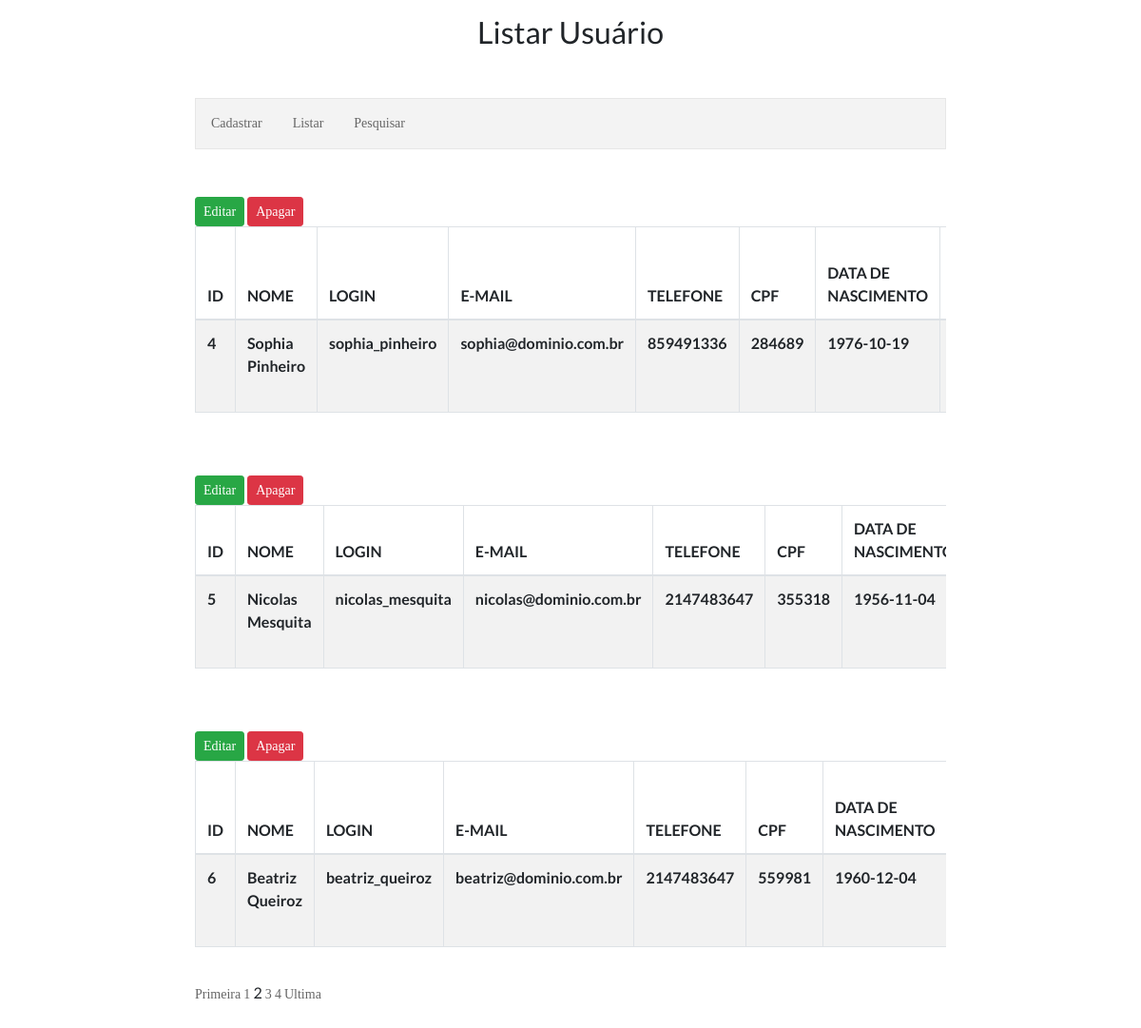
Page /1/index.php?pagina=2 on the committed database.
### tables this page shows
CREATE TABLE `usuarios` (
  `id` int(4) NOT NULL,
  `nome` varchar(150) NOT NULL,
  `login_user` varchar(150) NOT NULL,
  `senha` varchar(150) NOT NULL,
  `email` varchar(150) NOT NULL,
  `telefone` int(15) NOT NULL,
  `cpf` int(15) NOT NULL,
  `dt_nascimento` date NOT NULL,
  `nome_mae` varchar(150) NOT NULL,
  `user_status` varchar(15) NOT NULL,
  `dt_inclusao` timestamp NOT NULL DEFAULT current_timestamp() ON UPDATE current_timestamp(),
  `dt_alteracao` timestamp NOT NULL DEFAULT current_timestamp() ON UPDATE current_timestamp()
);

### 1/index.php (the view, shortened to what this page needs)
<?php
include_once("../conexao.php");
?>
<!DOCTYPE html>
<html lang="pt-br">
	<head>
	<link rel="stylesheet" href="https://maxcdn.bootstrapcdn.com/bootstrap/4.0.0/css/bootstrap.min.css">
	<link rel="stylesheet" href="https://maxcdn.bootstrapcdn.com/bootstrap/4.0.0/css/bootstrap.min.css">
	<link href="../assets/css/main.css" rel="stylesheet" />
	</head>
	<body>
	<div class="s009">
		<form method="POST" action="">
		<h1 style="text-align:center">Listar Usuário</h1>
		<ul style="margin-top: 50px">
<li><a href="cad_usuario.php">Cadastrar</a>
<li><a href="index.php">Listar</a>
<li><a href="pesquisar.php">Pesquisar</a>
</ul>
		<?php
		$pagina_atual = filter_input(INPUT_GET,'pagina', FILTER_SANITIZE_NUMBER_INT);
		$pagina = (!empty($pagina_atual)) ? $pagina_atual : 1;
		$qnt_result_pg = 3;
		$inicio = ($qnt_result_pg * $pagina) - $qnt_result_pg;
		$result_usuarios = "SELECT * FROM usuarios LIMIT $inicio, $qnt_result_pg";
		$resultado_usuarios = mysqli_query($conexao, $result_usuarios);
		while($row_usuario = mysqli_fetch_assoc($resultado_usuarios)){
?>
		<div class="container">
		<div class="row table-wrapper" style="margin-top: 50px;">
			<table class="table table-hover table-striped table-bordered">
			<?php echo "<a class='btn btn-success btn-sm'  href='edit_usuario.php?id=" . $row_usuario['id'] . "'>Editar</a> <a class='btn btn-danger btn-sm' style='margin-left: 3px' href='proc_apagar_usuario.php?id=" . $row_usuario['id'] . "'>   Apagar</a>" ?>
        <thead>
            <tr>
                <th>ID</th>
                <th>NOME</th>
                <th>LOGIN</th>
                <th style="width: 10px">E-MAIL</th>
                <th>TELEFONE</th>
                <th>CPF</th>
                <th>DATA DE NASCIMENTO</th>
                <th>NOME DA MÃE</th>
            </tr>
        </thead>
        <tbody>
		<tr>
                        <th><?php echo $row_usuario['id'] ?></th>
                        <th><?php echo $row_usuario['nome'] ?></th>
                        <th><?php echo $row_usuario['login_user'] ?></th>
                        <th><?php echo $row_usuario['email'] ?></th>
                        <th><?php echo $row_usuario['telefone'] ?></th>
                        <th><?php echo $row_usuario['cpf'] ?></th>
                        <th><?php echo $row_usuario['dt_nascimento'] ?></th>
                        <th><?php echo $row_usuario['nome_mae'] ?></th>
                    </tr>
		</tbody>
		</table>
		</div>
		</div>
			<?php
		}
		$result_pg = "SELECT COUNT(id) AS num_result FROM usuarios";
		$resultado_pg = mysqli_query($conexao, $result_pg);
		$row_pg = mysqli_fetch_assoc($resultado_pg);
		$quantidade_pg = ceil($row_pg['num_result'] / $qnt_result_pg);
		$max_links = 2;
		echo "<div style='margin-top: 20px;margin-bottom: 30px'><a href='index.php?pagina=1'>Primeira</a> ";
		for($pag_ant = $pagina - $max_links; $pag_ant <= $pagina - 1; $pag_ant++){
			if($pag_ant >= 1){
				echo "<a href='index.php?pagina=$pag_ant'>$pag_ant</a> ";
			}
		}
		echo "$pagina ";
		for($pag_dep = $pagina + 1; $pag_dep <= $pagina + $max_links; $pag_dep++){
			if($pag_dep <= $quantidade_pg){
				echo "<a href='index.php?pagina=$pag_dep'>$pag_dep</a> ";
			}
		}
		echo "<a href='index.php?pagina=$quantidade_pg'>Ultima</a></div>";
		?>
		</form>
</div>
	</body>
</html>

### assets/css/main.css (style rules this page uses)
html { line-height: 1.15; -ms-text-size-adjust: 100%; -webkit-text-size-adjust: 100%; }
body { margin: 0; }
h1 { font-size: 2em; margin: 0.67em 0; }
a { background-color: transparent; -webkit-text-decoration-skip: objects; }
html { height: 100%; }
* { box-sizing: border-box; }
.s009 { min-height: 100vh; display: -ms-flexbox; display: flex; -ms-flex-pack: center; justify-content: center; -ms-flex-align: center; align-items: center; background: #ffffff; padding: 15px; font-family: 'Lato', sans-serif; }
.s009 form { width: 100%; max-width: 790px; margin: 0; }
* { margin: 0px; padding: 0px; box-sizing: border-box; }
body, html { height: 100%; font-family: Ubuntu-Regular, sans-serif; }
a { font-family: Ubuntu-Regular; font-size: 14px; line-height: 1.7; color: #666666; margin: 0px; transition: all 0.4s; -webkit-transition: all 0.4s; -o-transition: all 0.4s; -moz-transition: all 0.4s; }
h1,h2,h3,h4,h5,h6 { margin: 0px; }
ul, li { margin: 0px; list-style-type: none; }

### 1/index.php (style rules this page uses)
ul { list-style-type: none; margin: 0; padding: 0; overflow: hidden; border: 1px solid #e7e7e7; background-color: #f3f3f3; }
li { float: left; }
li a { display: block; color: #666; text-align: center; padding: 14px 16px; text-decoration: none; }
.table-wrapper { max-height: 500px; overflow-y: auto; }

### rows in the picture
usuarios: id "4", nome "Sophia Pinheiro", login_user "sophia_pinheiro", email "sophia@dominio.com.br", telefone "859491336", cpf "284689", dt_nascimento "1976-10-19"
usuarios: id "5", nome "Nicolas Mesquita", login_user "nicolas_mesquita", email "nicolas@dominio.com.br", telefone "2147483647", cpf "355318", dt_nascimento "1956-11-04"
usuarios: id "6", nome "Beatriz Queiroz", login_user "beatriz_queiroz", email "beatriz@dominio.com.br", telefone "2147483647", cpf "559981", dt_nascimento "1960-12-04"

### other values in the picture
$pagina "2"
